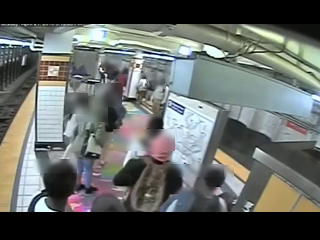
#> input picture paper/figs/arch_frame0.png, 320 x 240 px
$ python -i video_io.py   (imports and definitions only)   (older library calls are emulated)
#> lines starting #> are read from the running program, lines starting #| are printed output that depends on the picture
#!/usr/bin/env python3
"""I/O helpers shared by the source-manifest builder and auditor (read-only access to v1 artefacts).

Near-duplicate detection is two-stage:
  1. candidates : 64-bit dHash of the CONTENT region of each frame (letterbox / pillarbox bars cropped)
  2. verify     : Pearson correlation of 32x32 content-cropped grey thumbnails
A pair matches only if >= PHASH_MIN_MATCHED_FRAMES frames on EACH side are matched in both stages.
Cropping is essential: vertical phone videos with black side bars otherwise hash as
"black | bright strip | black" regardless of content and match each other spuriously.
"""
import hashlib, os, zipfile
import cv2
import numpy as np

from video_data.label_schema import (PHASH_MIN_GRAY_STD, PHASH_CROP_P90, PHASH_CROP_MIN_FRAC, PHASH_THUMB)


# [44 lines left out: functions open_v1_cache_mmap, content_crop, frame_signature, not called in this run]


def hash_is_valid(std):
    return std >= PHASH_MIN_GRAY_STD


# [74 lines left out: functions probe_video, file_md5, window_frame_indices, signatures_from_video, signatures_from_cache, _candidates and 1 more, not called in this run]


def near_duplicate_pairs_between(HA, VA, HB, VB, max_hamming, min_frames, chunk=32):
    """Stage-1 candidates between two different sets (e.g. external benchmark vs manifest)."""
    return _candidates(HA, VA, HB, VB, max_hamming, min_frames, chunk, lambda a, b: True)


# [15 lines left out: function verify_pairs, not called in this run]


# ============================================================================================
#  Revised matching (calibration): union candidates + content-intersection verification
# ============================================================================================
G_SIDE = 64


# [23 lines left out: functions content_box, frame_record, not called in this run]


def _empty_record():
    z = np.zeros(G_SIDE, bool)
    return (0, 0, 0.0, 0.0, np.zeros((G_SIDE, G_SIDE), np.uint8), z, z)


# [152 lines left out: functions records_from_cache, records_from_video, stack_records, intersection_r, pair_score, candidate_pairs and 2 more, not called in this run]


# ---------------------------------------------------------------- stage 3: fine-structure verification
def fine_frame(gray):
    """128x128 Sobel gradient magnitude (float16) and content box (r0, r1, c0, c1) of a grey frame."""
    from video_data.label_schema import PHASH_FINE_SIDE as SIDE
    g = cv2.resize(gray, (SIDE, SIDE), interpolation=cv2.INTER_AREA)
    rows = np.percentile(g, 90, axis=1) > PHASH_CROP_P90
    cols = np.percentile(g, 90, axis=0) > PHASH_CROP_P90
    box = (0, 0, 0, 0)
    if rows.any() and cols.any():
        ri, ci = np.where(rows)[0], np.where(cols)[0]
        box = (ri[0], ri[-1] + 1, ci[0], ci[-1] + 1)
    f = cv2.GaussianBlur(g.astype(np.float32), (3, 3), 0)
    grad = cv2.magnitude(cv2.Sobel(f, cv2.CV_32F, 1, 0), cv2.Sobel(f, cv2.CV_32F, 0, 1))
    return grad.astype(np.float16), np.asarray(box, np.int32)


def _box_masks(boxes, side):
    ar = np.arange(side)
    return ((ar >= boxes[..., 0:1]) & (ar < boxes[..., 1:2]), (ar >= boxes[..., 2:3]) & (ar < boxes[..., 3:4]))


# [47 lines left out: functions fine_pair_scores, fine_scores, fine_from_cache, not called in this run]


def fine_from_jpegs(jpegs, positions):
    fr = [fine_frame(cv2.imdecode(np.asarray(jpegs[p]), cv2.IMREAD_GRAYSCALE)) for p in positions]
    return np.stack([f[0] for f in fr]), np.stack([f[1] for f in fr])


# [26 lines left out: function fine_from_video, not called in this run]

>>> import cv2
>>> picture = cv2.imread('../paper/figs/arch_frame0.png', cv2.IMREAD_GRAYSCALE)
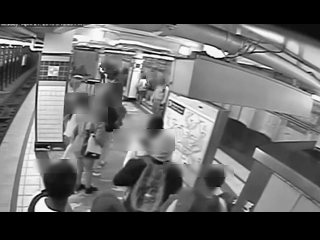
#> picture: shape (240, 320); min 0, max 255, mean 100.3
>>> result = fine_frame(picture)
#> in fine_frame, `g = cv2.resize(gray, (SIDE, SIDE), interpolation=cv2.INTER_AREA)`:
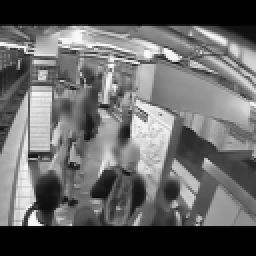
#> g: shape (128, 128) (shown 2 times larger); min 0, max 251, mean 100.3
#> in fine_frame, `ri, ci = np.where(rows)[0], np.where(cols)[0]`: ri = 101 values from 12 to 112; ci = 128 values from 0 to 127
#> in fine_frame, `box = (ri[0], ri[-1] + 1, ci[0], ci[-1] + 1)`: box = (12, 113, 0, 128)
#> in fine_frame, `f = cv2.GaussianBlur(g.astype(np.float32), (3, 3), 0)`:
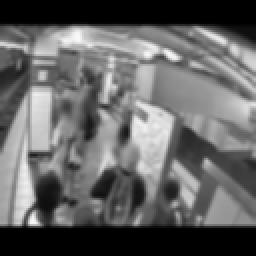
#> f: shape (128, 128) float32 (shown 2 times larger); min 0, max 248.5, mean 100.3
#> in fine_frame, `grad = cv2.magnitude(cv2.Sobel(f, cv2.CV_32F, 1, 0), cv2.Sobel(f, cv2...`:
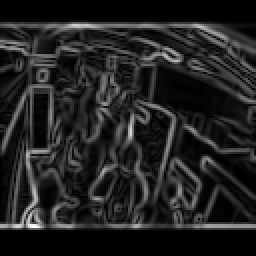
#> grad: shape (128, 128) float32 (shown 2 times larger); min 0, max 729.8, mean 98.9; drawn with min black and max white

$ run again, on paper/figs/arch_frame1.png
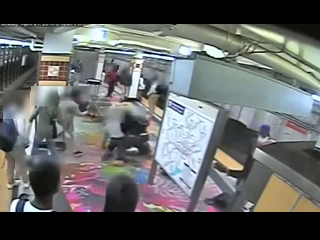
#> input picture paper/figs/arch_frame1.png, 320 x 240 px
#> in fine_frame, `g = cv2.resize(gray, (SIDE, SIDE), interpolation=cv2.INTER_AREA)`:
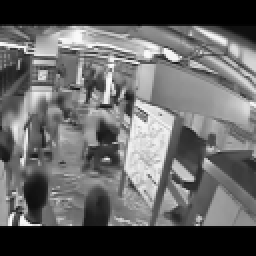
#> g: shape (128, 128) (shown 2 times larger); min 0, max 252, mean 99.9
#> ri = 101 values from 12 to 112; ci = 128 values from 0 to 127
#> box = (12, 113, 0, 128)
#> in fine_frame, `grad = cv2.magnitude(cv2.Sobel(f, cv2.CV_32F, 1, 0), cv2.Sobel(f, cv2...`:
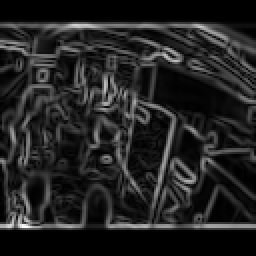
#> grad: shape (128, 128) float32 (shown 2 times larger); min 0, max 720.6, mean 98.8; drawn with min black and max white

$ run again, on paper/figs/arch_frame2.png
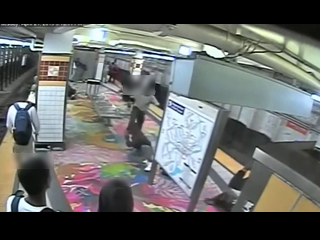
#> input picture paper/figs/arch_frame2.png, 320 x 240 px
#> in fine_frame, `g = cv2.resize(gray, (SIDE, SIDE), interpolation=cv2.INTER_AREA)`:
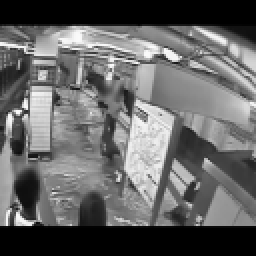
#> g: shape (128, 128) (shown 2 times larger); min 0, max 251, mean 100.7
#> ri = 101 values from 12 to 112; ci = 128 values from 0 to 127
#> box = (12, 113, 0, 128)
#> in fine_frame, `grad = cv2.magnitude(cv2.Sobel(f, cv2.CV_32F, 1, 0), cv2.Sobel(f, cv2...`:
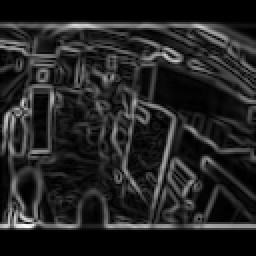
#> grad: shape (128, 128) float32 (shown 2 times larger); min 0, max 696.2, mean 95.9; drawn with min black and max white
